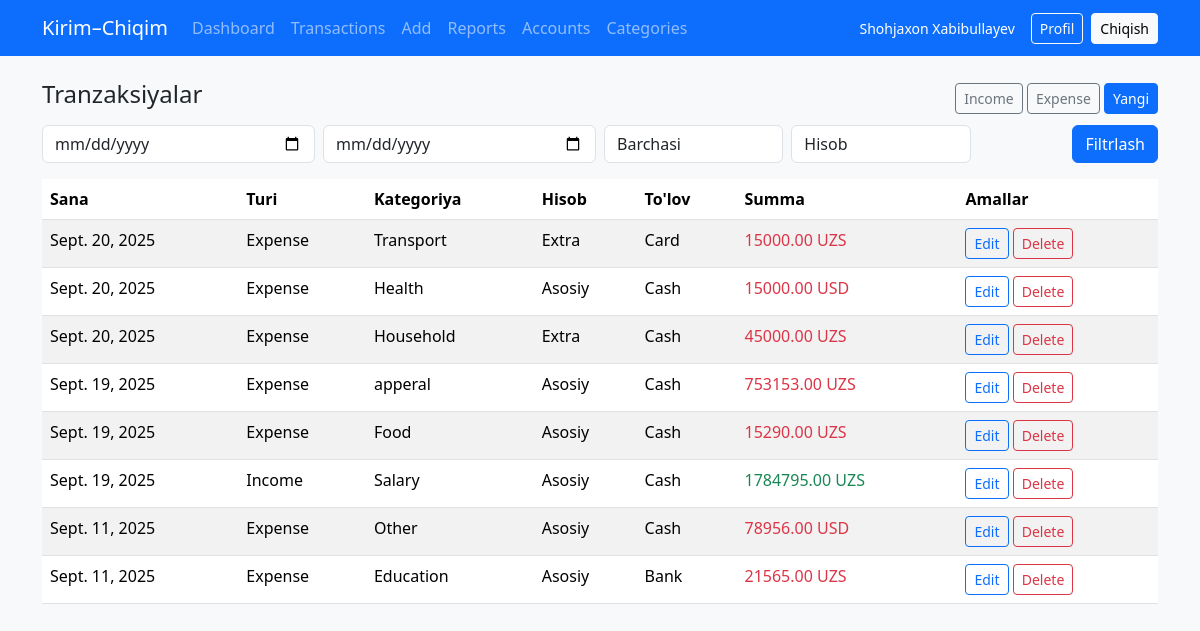
The page /transactions/ (signed in) on the database its author committed.
### accounts/models.py (models this page shows, shortened)
class CustomUser(AbstractUser):
    email = models.EmailField(unique=True)
    phone = models.CharField(max_length=15, unique=True, null=True, blank=True)
    USERNAME_FIELD = 'email'
    REQUIRED_FIELDS = ['username', 'phone', 'first_name', 'last_name']

### transactions/models.py (models this page shows, shortened)
class Transaction(models.Model):
    INCOME = "income"
    EXPENSE = "expense"
    TRANSACTION_TYPE = [(INCOME, "Income"), (EXPENSE, "Expense")]
    PAYMENT_METHODS = [("cash", "Cash"), ("card", "Card"), ("bank", "Bank")]
    user = models.ForeignKey(User, on_delete=models.CASCADE, related_name="transactions")
    account = models.ForeignKey(Account, on_delete=models.SET_NULL, null=True, blank=True, related_name="transactions")
    category = models.ForeignKey(Category, on_delete=models.SET_NULL, null=True, blank=True, related_name="transactions")
    t_type = models.CharField(max_length=10, choices=TRANSACTION_TYPE)
    amount = models.DecimalField(max_digits=14, decimal_places=2)
    currency = models.CharField(max_length=3, choices=Currency.choices, default=Currency.UZS)
    payment_method = models.CharField(max_length=10, choices=PAYMENT_METHODS, default="cash")
    date = models.DateField()
    note = models.TextField(blank=True, null=True)
    created_at = models.DateTimeField(auto_now_add=True)
    class Meta:
        ordering = ["-date", "-created_at"]

class Category(models.Model):
    INCOME = "income"
    EXPENSE = "expense"
    TYPE_CHOICES = [(INCOME, "Income"), (EXPENSE, "Expense")]
    user = models.ForeignKey(User, on_delete=models.CASCADE, related_name="categories")
    name = models.CharField(max_length=100)
    type = models.CharField(max_length=10, choices=TYPE_CHOICES)
    icon = models.CharField(max_length=50, null=True, blank=True)

class Account(models.Model):
    user = models.ForeignKey(User, on_delete=models.CASCADE, related_name="accounts")
    name = models.CharField(max_length=100)
    initial_balance = models.DecimalField(max_digits=14, decimal_places=2, default=0)
    currency = models.CharField(max_length=3, choices=Currency.choices, default=Currency.UZS)

### transactions/views.py (the view)
# urls.py: path("transactions/", transaction_list, name="transaction_list"),
@login_required
def transaction_list(request):
    user = request.user
    qs = Transaction.objects.filter(user=user)
    t_type = request.GET.get("type")
    if t_type in ("income", "expense"):
        qs = qs.filter(t_type=t_type)
    return render(request, "transactions/transaction_list.html", {"transactions": qs})

### templates/transactions/transaction_list.html (shortened to what this page needs)
{% extends 'base.html' %}
{% block content %}
<div class="d-flex justify-content-between align-items-center mb-2">
  <h4>Tranzaksiyalar</h4>
  <div>
    <a class="btn btn-outline-secondary btn-sm" href="?type=income">Income</a>
    <a class="btn btn-outline-secondary btn-sm" href="?type=expense">Expense</a>
    <a class="btn btn-primary btn-sm" href="{% url 'transactions:transaction_create' %}">Yangi</a>
  </div>
</div>
<form method="get" class="row g-2 mb-3">
  <div class="col-md-3"><input type="date" name="start" class="form-control" value="{{ request.GET.start }}"></div>
  <div class="col-md-3"><input type="date" name="end" class="form-control" value="{{ request.GET.end }}"></div>
  <div class="col-md-2">
    <select name="type" class="form-control">
      <option value="">Barchasi</option>
    </select>
  </div>
  <div class="col-md-2">
    <select name="account" class="form-control">
      <option value="">Hisob</option>
    </select>
  </div>
  <div class="col-md-2 text-end"><button class="btn btn-primary">Filtrlash</button></div>
</form>
<table class="table table-striped">
  <thead>
    <tr>
      <th>Sana</th><th>Turi</th><th>Kategoriya</th><th>Hisob</th><th>To'lov</th><th>Summa</th><th>Amallar</th>
    </tr>
  </thead>
  <tbody>
    {% for t in transactions %}
    <tr>
      <td>{{ t.date }}</td>
      <td>{{ t.get_t_type_display }}</td>
      <td>
        {% if t.category %}
          {{ t.category.name }}
        {% else %}
          -
        {% endif %}
      </td>
      <td>
        {% if t.account %}
          {{ t.account.name }}
        {% else %}
          -
        {% endif %}
      </td>
      <td>{{ t.get_payment_method_display }}</td>
      <td class="{% if t.t_type == 'income' %}text-success{% else %}text-danger{% endif %}">
        {{ t.amount }} {{ t.currency }}
      </td>
      <td>
        <a href="{% url 'transactions:transaction_update' t.id %}" class="btn btn-sm btn-outline-primary">Edit</a>
        <a href="{% url 'transactions:transaction_delete' t.id %}" class="btn btn-sm btn-outline-danger">Delete</a>
      </td>
    </tr>
    {% empty %}
    <tr><td colspan="7">Tranzaksiya yoʻq</td></tr>
    {% endfor %}
  </tbody>
</table>
{% endblock %}

### templates/base.html (shortened to what this page needs)
<!DOCTYPE html>
<html lang="uz">
<head>
  <link href="https://cdn.jsdelivr.net/npm/bootstrap@5.3.2/dist/css/bootstrap.min.css" rel="stylesheet">
</head>
<body>
  <nav class="navbar navbar-expand-lg navbar-dark bg-primary">
    <div class="container">
      <a class="navbar-brand" href="{% url 'transactions:dashboard' %}">Kirim–Chiqim</a>
      <div class="collapse navbar-collapse" id="navMain">
        <ul class="navbar-nav me-auto mb-2 mb-lg-0">
          <li class="nav-item"><a class="nav-link" href="{% url 'transactions:dashboard' %}">Dashboard</a></li>
          <li class="nav-item"><a class="nav-link" href="{% url 'transactions:transaction_list' %}">Transactions</a></li>
          <li class="nav-item"><a class="nav-link" href="{% url 'transactions:transaction_create' %}">Add</a></li>
          <li class="nav-item"><a class="nav-link" href="{% url 'transactions:reports' %}">Reports</a></li>
          <li class="nav-item"><a class="nav-link" href="{% url 'transactions:accounts' %}">Accounts</a></li>
          <li class="nav-item"><a class="nav-link" href="{% url 'transactions:categories' %}">Categories</a></li>
        </ul>
        <div class="nav-right">
          {% if user.is_authenticated %}
            <span class="text-white small me-2">{{ user.get_full_name|default:user.email }}</span>
            <a class="btn btn-outline-light btn-sm" href="{% url 'accounts:profile' %}">Profil</a>
            <a class="btn btn-light btn-sm" href="{% url 'accounts:logout' %}">Chiqish</a>
          {% else %}
            <a class="btn btn-outline-light btn-sm" href="{% url 'accounts:login' %}">Kirish</a>
            <a class="btn btn-light btn-sm" href="{% url 'accounts:signup' %}">Ro‘yxatdan o‘tish</a>
          {% endif %}
        </div>
      </div>
    </div>
  </nav>
  <div class="container my-4">
    {% block content %}{% endblock %}
  </div>
</body>
</html>

### templates/base.html (style rules this page uses)
body { background: #f8f9fa; }
.nav-right { display: flex; gap: .5rem; align-items: center; }

### rows shown on the page
CustomUser: get_full_name "Shohjaxon Xabibullayev"
Transaction: date "Sept. 20, 2025", t_type "Expense", category.name "Transport", account.name "Extra", payment_method "Card", amount "15000.00", currency "UZS"
Transaction: date "Sept. 20, 2025", t_type "Expense", category.name "Health", account.name "Asosiy", payment_method "Cash", amount "15000.00", currency "USD"
Transaction: date "Sept. 20, 2025", t_type "Expense", category.name "Household", account.name "Extra", payment_method "Cash", amount "45000.00", currency "UZS"
Transaction: date "Sept. 19, 2025", t_type "Expense", category.name "apperal", account.name "Asosiy", payment_method "Cash", amount "753153.00", currency "UZS"
Transaction: date "Sept. 19, 2025", t_type "Expense", category.name "Food", account.name "Asosiy", payment_method "Cash", amount "15290.00", currency "UZS"
Transaction: date "Sept. 19, 2025", t_type "Income", category.name "Salary", account.name "Asosiy", payment_method "Cash", amount "1784795.00", currency "UZS"
Transaction: date "Sept. 11, 2025", t_type "Expense", category.name "Other", account.name "Asosiy", payment_method "Cash", amount "78956.00", currency "USD"
Transaction: date "Sept. 11, 2025", t_type "Expense", category.name "Education", account.name "Asosiy", payment_method "Bank", amount "21565.00", currency "UZS"
